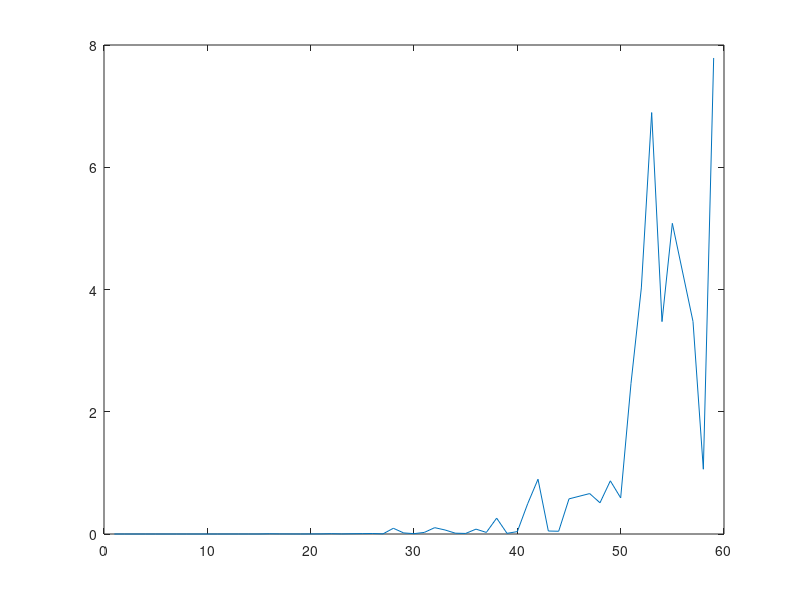

Write MATLAB code to recreate this figure.
x = [1
2
3
4
5
6
7
8
9
10
11
12
13
14
15
16
17
18
19
20
21
22
23
24
25
26
27
28
29
30
31
32
33
34
35
36
37
38
39
40
41
42
43
44
45
47
48
49
50
51
52
53
54
55
57
58
59
];

y = [1.25714e-005
1.78794e-005
2.79365e-005
3.88318e-005
5.39175e-005
6.56508e-005
7.96191e-005
8.96762e-005
0.000121244
0.000132978
0.000139683
0.000258413
0.000294171
0.000305067
0.000300317
0.00358789
0.001584
0.000997054
0.000569346
0.00137001
0.00180693
0.00542499
0.00159685
0.00441676
0.00627119
0.00804125
0.00235337
0.0936943
0.0178503
0.00575799
0.0260899
0.103748
0.0659726
0.0134065
0.00930649
0.0797193
0.0257725
0.259711
0.0107092
0.0392206
0.495035
0.896325
0.0488037
0.045032
0.574651
0.661383
0.510746
0.870082
0.590933
2.46428
4.02573
6.89472
3.47464
5.08254
3.47709
1.05978
7.78768
];


plot(x,y)